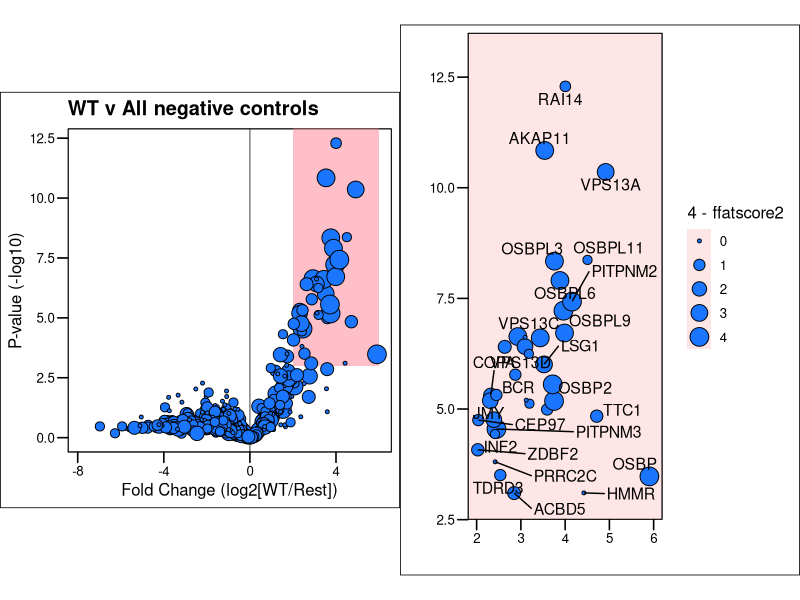
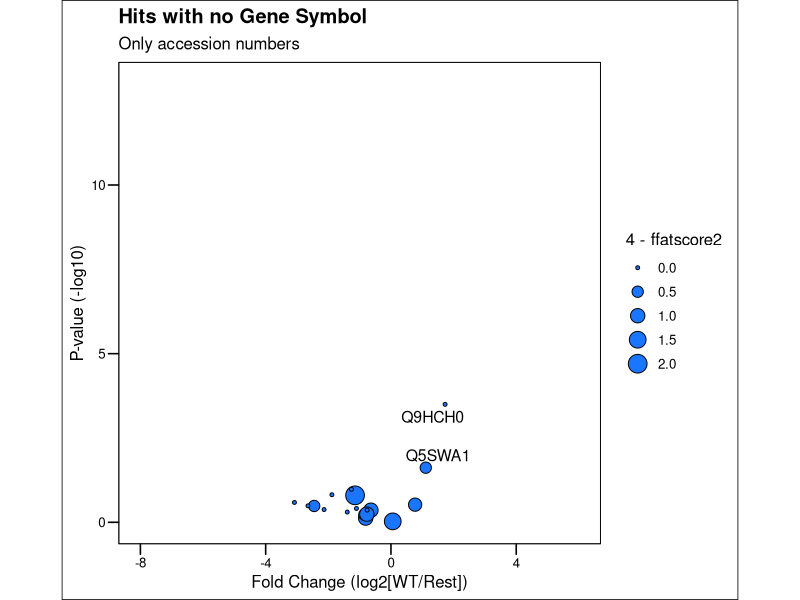
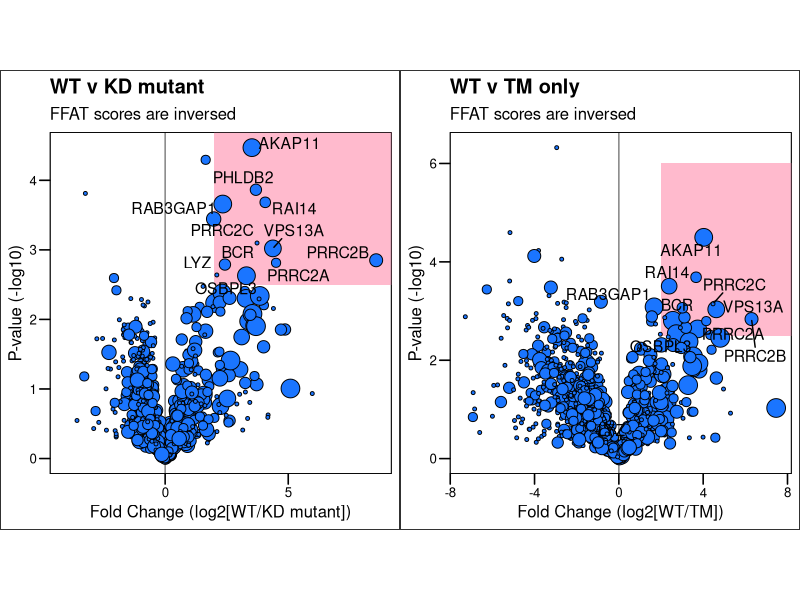

Recreate these plots in R, in order.
## ---- chunk 1
knitr::opts_chunk$set(echo = F, warning = F)
## ---- chunk 2
library(readxl)
library(ggplot2)
library(dplyr)
library(ggthemes)
library(ggrepel)
library(gridExtra)
## ---- chunk 3
bioid1 = read.csv("data/Book1_for_R_with_FFAT_scores.csv")

## ---- chunk 4

Xmin = 2
Xmax = 6 
Ymin = 3
Ymax = 13

AR = (Ymax-Ymin)/(Xmax - Xmin)

bioid1 %>% ggplot(aes(Rest_FC, Rest_logP)) +
   geom_vline(xintercept = 0, alpha = 0.5)+
   geom_rect(xmin = Xmin, xmax = Xmax, ymin = Ymin, ymax = Ymax, alpha = 0.1, fill = 'pink') +
   geom_point(shape = 21, color = 'black', fill = '#1a75ff', aes(size = (4-ffatscore2)/2)) +
   theme_base(12) +
   theme(aspect.ratio = 1,legend.position = 'none') +
   xlab("Fold Change (log2[WT/Rest])") +
   ylab("P-value (-log10)") +
   ggtitle('WT v All negative controls') -> plot1

bioid1 %>% ggplot(aes(Rest_FC, Rest_logP)) +
   geom_point(shape = 21, color = 'black', fill = '#1a75ff', aes(size = 4-ffatscore2)) +
   theme_base(12) +
   theme(aspect.ratio = AR, panel.background = element_rect(fill = '#ffe6e6')) +
   xlim(Xmin, Xmax) +
   ylim(Ymin, Ymax) +
   xlab("") +
   ylab("") +
   geom_text_repel(size = 4, aes(label = Gene.Symbol), max.iter = 100000,max.time = 300) -> plot2

grid.arrange(plot1, plot2, widths = c(3, 3), nrow = 1)
## ---- chunk 5
#test the bunch with no GeneSymbol
bioid1 %>% 
   filter(is.na(Gene.Symbol)) %>% 
   ggplot(aes(Rest_FC, Rest_logP)) +
   geom_point(shape = 21, color = 'black', fill = '#1a75ff', aes(size = 4-ffatscore2)) +
   theme_base(12) +
   theme(aspect.ratio = 1) +
   xlim(-8, 6) +
   ylim(0, 13) +
   xlab("Fold Change (log2[WT/Rest])") +
   ylab("P-value (-log10)") +
   geom_text_repel(size = 4, aes(label = Accession), max.iter = 100000,max.time = 300)+
   ggtitle('Hits with no Gene Symbol', 'Only accession numbers') 

## ---- chunk 6
bioid1 %>% 
   filter(Rest_FC > Xmin & Rest_logP>Ymin) %>% 
   select(Gene.Symbol, Accession,  Rest_FC, Rest_logP, ffatscore) %>% 
   print()

## ---- chunk 7

Xmin = 2
Xmax = 10 
Ymin = 2.5
Ymax = 6

AR = (Ymax-Ymin)/(Xmax - Xmin)

bioid1 %>% ggplot(aes(KD_FC, KD_logP)) +
   geom_vline(xintercept = 0, alpha = 0.5)+
   geom_rect(xmin = Xmin, xmax = Xmax, ymin = Ymin, ymax = Ymax, alpha = 0.05, fill = 'pink') +
   geom_point(shape = 21, color = 'black', fill = '#1a75ff', aes(size = (4-ffatscore2)/2)) +
   theme_base(12) +
   theme(aspect.ratio = 1,legend.position = 'none') +
   xlab("Fold Change (log2[WT/KD mutant])") +
   ylab("P-value (-log10)") +
   geom_text_repel(
      data = bioid1 %>% 
         filter(KD_FC > Xmin & KD_logP>Ymin),
      size = 4, aes(label = Gene.Symbol), max.iter = 100000,max.time = 300) +
   ggtitle('WT v KD mutant',"FFAT scores are inversed")  -> plot21



bioid1 %>% ggplot(aes(TM_FC, TM_logP)) +
   geom_vline(xintercept = 0, alpha = 0.5)+
   geom_rect(xmin = Xmin, xmax = Xmax, ymin = Ymin, ymax = Ymax, alpha = 0.05, fill = 'pink') +
   geom_point(shape = 21, color = 'black', fill = '#1a75ff', aes(size = (4-ffatscore2)/2)) +
   theme_base(12) +
   theme(aspect.ratio = 1,legend.position = 'none') +
   xlab("Fold Change (log2[WT/TM])") +
   ylab("P-value (-log10)") +
   geom_text_repel(
      data = bioid1 %>% 
         filter(KD_FC > Xmin & KD_logP>Ymin),
      size = 4, aes(label = Gene.Symbol), max.iter = 100000,max.time = 300) +
   ggtitle('WT v TM only',"FFAT scores are inversed") -> plot22

grid.arrange(plot21, plot22, nrow =1)




## ---- chunk 8
#### GO ANALYSIS ####
# BiocManager::install("AnnotationDbi", force = T)
# 
# library(clusterProfiler)
# library(org.Hs.eg.db)  # Replace with your organism (e.g., org.Mm.eg.db for mouse)
# library(AnnotationDbi)
# library(enrichplot)
# 
# # Example: Load your data (ensure it has columns: Gene, FC, logP)
# #dat2 %>% head
# 
# # Convert gene symbols to Entrez IDs
# 
# # Merge with fold change & logP values
# # Order by significance (optional, useful for GSEA)
# 
# # (A) Over-Representation Analysis (ORA)
# # ORA tests if GO terms are enriched in a list of significant genes (e.g., fold change > threshold).
# # Define a cutoff for significance (e.g., FC > 1.5)
# significant_genes <- bioid1$Entrez.Gene.ID[bioid1$Rest_FC > 1.5]
# 
# 
# # Perform GO enrichment for Biological Process (BP)
# go_results_BP <- enrichGO(gene     = significant_genes,
#                        OrgDb    = org.Hs.eg.db,
#                        keyType  = "ENTREZID",
#                        ont      = "BP",   # Options: "BP" (Biological Process), "MF", "CC"
#                        pAdjustMethod = "BH",
#                        pvalueCutoff  = 0.05)
# 
# go_results_MF <- enrichGO(gene     = significant_genes,
#                           OrgDb    = org.Hs.eg.db,
#                           keyType  = "ENTREZID",
#                           ont      = "MF",   # Options: "BP" (Biological Process), "MF", "CC"
#                           pAdjustMethod = "BH",
#                           pvalueCutoff  = 0.05)
# 
# go_results_CC <- enrichGO(gene     = significant_genes,
#                           OrgDb    = org.Hs.eg.db,
#                           keyType  = "ENTREZID",
#                           ont      = "CC",   # Options: "BP" (Biological Process), "MF", "CC"
#                           pAdjustMethod = "BH",
#                           pvalueCutoff  = 0.05)
# 
# 
# plot4 = dotplot(go_results_BP, showCategory=50) + ggtitle("BP")
# plot5 = dotplot(go_results_CC, showCategory=50) + ggtitle("CC")
# plot6 = dotplot(go_results_MF, showCategory=50) + ggtitle("MF")
# 
# grid.arrange(plot4, plot5, plot6, nrow =3 )

## ---- chunk 9
#git config http.postBuffer 524288000
#git pull & git push
#git commit -m "Update files"
